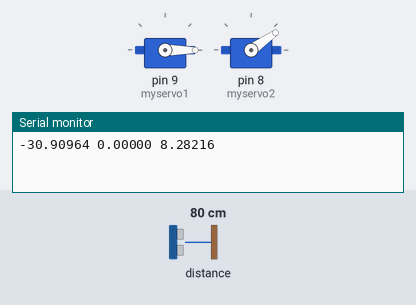
Recording of a sketch running on a simulated Arduino Uno, built with avr-gcc and run on an emulated ATmega328P. Shown: 2 × servo, the last lines printed to the serial monitor. Inputs (shaded band) come from the test bench; at power-on: distance to the obstacle 80 cm.

Above: at 0.07 s.
At 10.75 s:
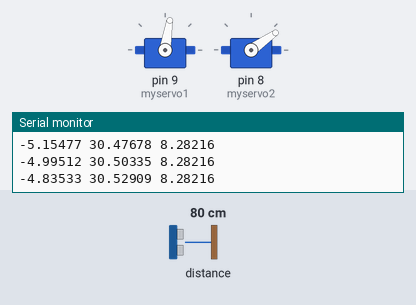
At 20.12 s:
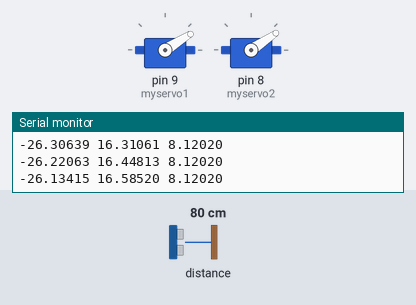
At 39.9 s:
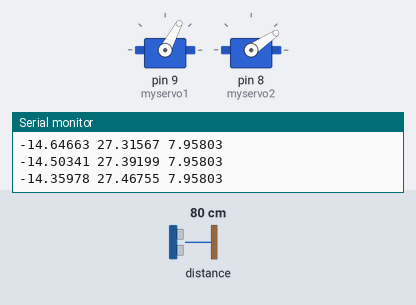
Timing chart, 0 to 40.0 s (numbered marks = the images above):
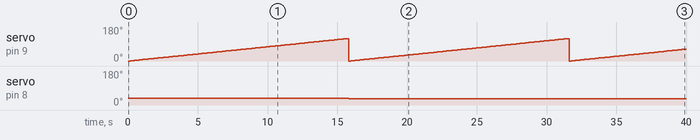

Measured:
- by itself, servo on pin 9 (myservo1): ramps from 0° to 119° and jumps back, once every 15.8 s
- by itself, servo on pin 8 (myservo2): 35° → 34° at 15.8 s

The sketch:

vl53l0x_pan_tilt_2d.ino
```cpp
#include <Wire.h>
#include "Adafruit_VL53L0X.h"
#include <Servo.h>
Adafruit_VL53L0X vl = Adafruit_VL53L0X();
Servo myservo1;
Servo myservo2;
float pos_x = 0, pos_y = 0;
const float Pi = 3.14159;
void setup() {
   myservo1.attach(9);
  myservo2.attach(8);
  Serial.begin(115200);
  while (!Serial) {
    delay(1);
  }

 if (! vl.begin()) {
    while (1);
  }
}

void loop() {
for (pos_x = 35; pos_x >= 0; pos_x -= 0.3)
{
  myservo2.write(pos_x);
  for (pos_y = 0; pos_y <= 120; pos_y += 0.3)
  {

      myservo1.write(pos_y);
             uint8_t range_x = vl.readRange();
             if  (range_x >800 and range_x <80){
              range_x =0;
             }
     float azimuth = pos_y *Pi/180;
     float elev =(180- 110 + pos_x)*Pi/180;
     double x =  range_x * sin(elev) * cos(azimuth);
     double y = range_x * sin(elev) * sin(azimuth);
     double z = range_x * cos(elev);
    // Serial.println(String(range_x,5)+" "+String(pos_y*Pi/180)+" "+String(pos_y) +" "+ String((180 - 120+ pos_x)*Pi/180)+" "+String(pos_x));
      Serial.println(String(-x, 5) +" "+ String(y, 5) +" " + String(-z, 5));
         delay(5);
  }

  myservo1.write(0);
}
myservo2.write(35);
  delay(10);
}
```
